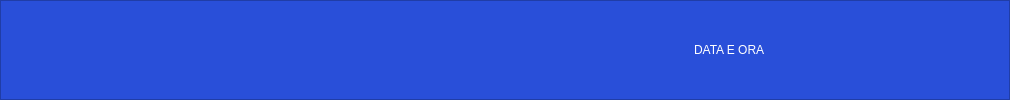
        <widget class="QFrame" name="frame_superiore">
         <property name="minimumSize">
          <size>
           <width>42</width>
           <height>0</height>
          </size>
         </property>
         <property name="styleSheet">
          <string notr="true">QFrame{
	background-color: rgb(41, 79, 217);
}

QPushButton{
	background-color: #000000ff;
	border-radius: 20px
}

QPushButtonhover{
	background-color: rgb(0, 77, 231);
	border-radius: 20px
}
</string>
         </property>
         <property name="frameShape">
          <enum>QFrame::StyledPanel</enum>
         </property>
         <property name="frameShadow">
          <enum>QFrame::Raised</enum>
         </property>
         <layout class="QHBoxLayout" name="horizontalLayout">
          <property name="spacing">
           <number>27</number>
          </property>
          <property name="leftMargin">
           <number>0</number>
          </property>
          <property name="topMargin">
           <number>0</number>
          </property>
          <property name="rightMargin">
           <number>0</number>
          </property>
          <property name="bottomMargin">
           <number>0</number>
          </property>
          <item>
           <widget class="QPushButton" name="button_menu">
            <property name="minimumSize">
             <size>
              <width>200</width>
              <height>0</height>
             </size>
            </property>
            <property name="text">
             <string/>
            </property>
            <property name="icon">
             <iconset resource="icone/icone.qrc">
              <normaloff>:/icone/menu.svg</normaloff>:/icone/menu.svg</iconset>
            </property>
            <property name="iconSize">
             <size>
              <width>45</width>
              <height>45</height>
             </size>
            </property>
           </widget>
          </item>
          <item>
           <spacer name="horizontalSpacer">
            <property name="orientation">
             <enum>Qt::Horizontal</enum>
            </property>
            <property name="sizeHint" stdset="0">
             <size>
              <width>40</width>
              <height>20</height>
             </size>
            </property>
           </spacer>
          </item>
          <item>
           <widget class="QLabel" name="label_logo">
            <property name="minimumSize">
             <size>
              <width>279</width>
              <height>0</height>
             </size>
            </property>
            <property name="styleSheet">
             <string notr="true">image: url(:/foto/logo_blu.png);</string>
            </property>
            <property name="text">
             <string/>
            </property>
            <property name="alignment">
             <set>Qt::AlignCenter</set>
            </property>
           </widget>
          </item>
          <item>
           <spacer name="horizontalSpacer_27">
            <property name="orientation">
             <enum>Qt::Horizontal</enum>
            </property>
            <property name="sizeType">
             <enum>QSizePolicy::Expanding</enum>
            </property>
            <property name="sizeHint" stdset="0">
             <size>
              <width>120</width>
              <height>0</height>
             </size>
            </property>
           </spacer>
          </item>
          <item>
           <widget class="QLabel" name="label_dataora">
            <property name="minimumSize">
             <size>
              <width>10</width>
              <height>10</height>
             </size>
            </property>
            <property name="styleSheet">
             <string notr="true">color: rgb(255, 255, 255);
font: 15pt &quot;Rockwell&quot;;</string>
            </property>
            <property name="text">
             <string>DATA E ORA</string>
            </property>
           </widget>
          </item>
          <item>
           <widget class="QPushButton" name="button_icona">
            <property name="text">
             <string/>
            </property>
            <property name="icon">
             <iconset resource="icone/icone.qrc">
              <normaloff>:/icone/minus.svg</normaloff>:/icone/minus.svg</iconset>
            </property>
            <property name="iconSize">
             <size>
              <width>45</width>
              <height>45</height>
             </size>
            </property>
           </widget>
          </item>
          <item>
           <widget class="QPushButton" name="button_riduci">
            <property name="text">
             <string/>
            </property>
            <property name="icon">
             <iconset resource="icone/icone.qrc">
              <normaloff>:/icone/minimize-2.svg</normaloff>:/icone/minimize-2.svg</iconset>
            </property>
            <property name="iconSize">
             <size>
              <width>45</width>
              <height>45</height>
             </size>
            </property>
           </widget>
          </item>
          <item>
           <widget class="QPushButton" name="button_allarga">
            <property name="text">
             <string/>
            </property>
            <property name="icon">
             <iconset resource="icone/icone.qrc">
              <normaloff>:/icone/maximize-2.svg</normaloff>:/icone/maximize-2.svg</iconset>
            </property>
            <property name="iconSize">
             <size>
              <width>45</width>
              <height>45</height>
             </size>
            </property>
           </widget>
          </item>
          <item>
           <widget class="QPushButton" name="button_close">
            <property name="minimumSize">
             <size>
              <width>40</width>
              <height>40</height>
             </size>
            </property>
            <property name="text">
             <string/>
            </property>
            <property name="icon">
             <iconset resource="icone/icone.qrc">
              <normaloff>:/icone/x.svg</normaloff>:/icone/x.svg</iconset>
            </property>
            <property name="iconSize">
             <size>
              <width>45</width>
              <height>45</height>
             </size>
            </property>
           </widget>
          </item>
         </layout>
        </widget>
